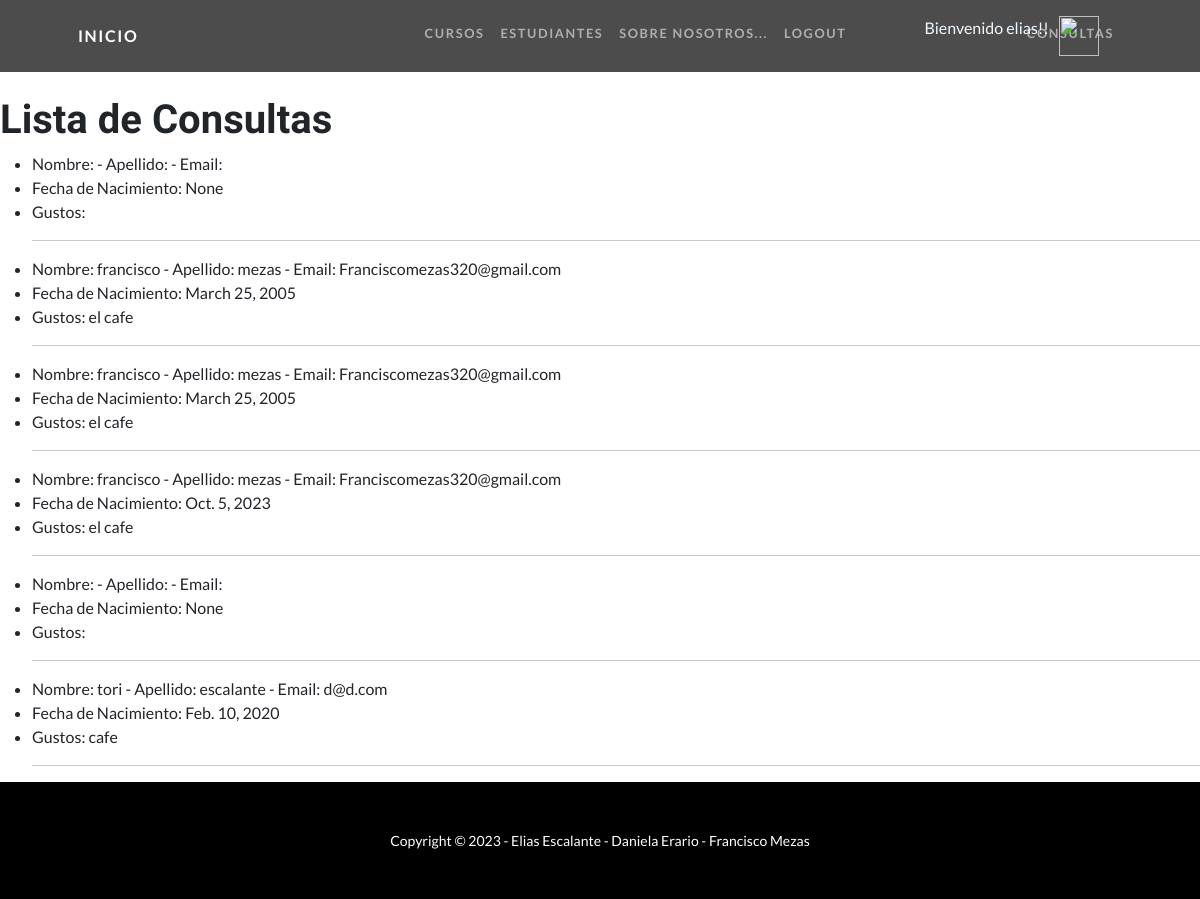
The app's page /lista-consultas/ (signed in), older data.
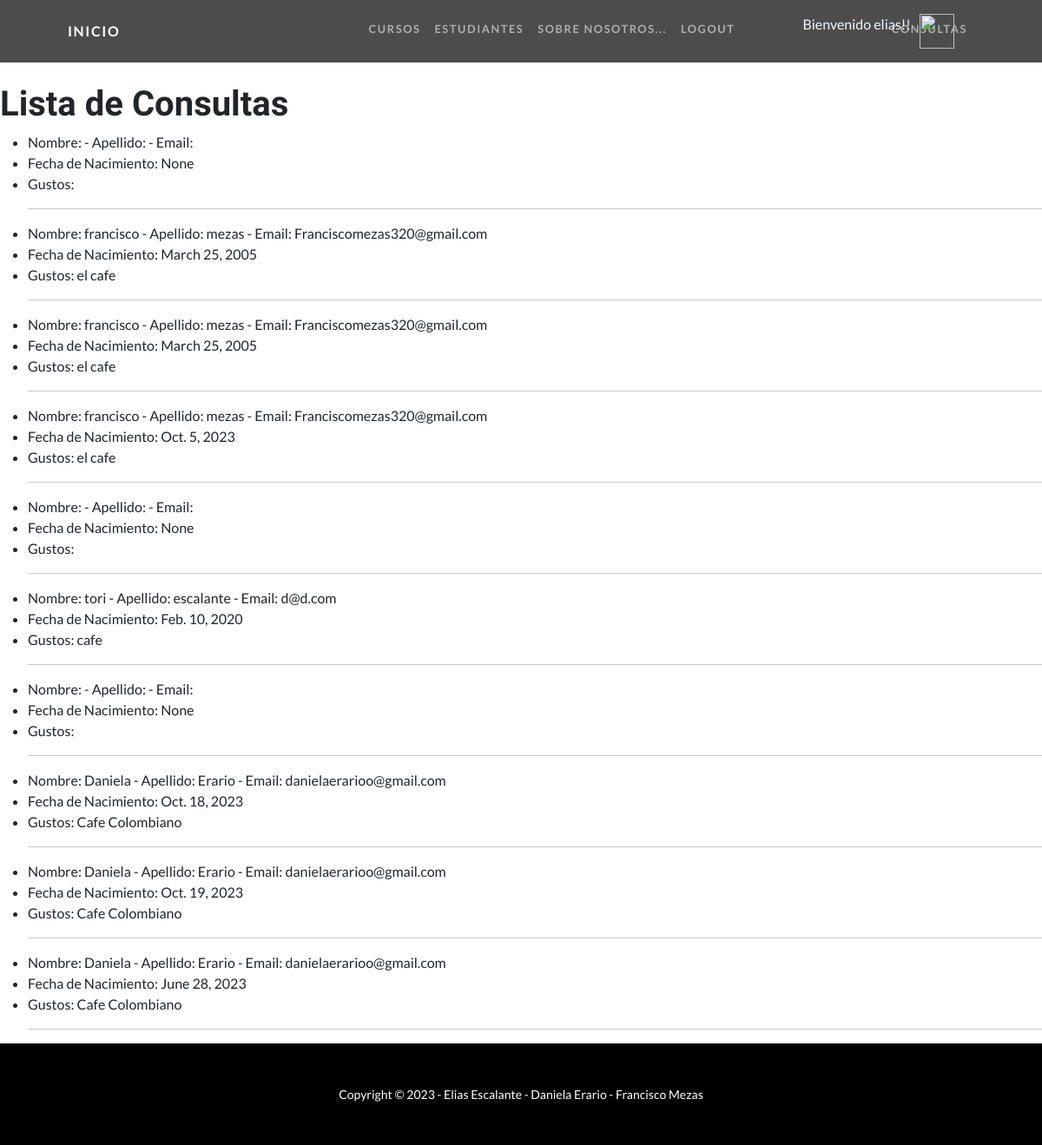
The same page, newer data.
### CursosApp/models.py (models this page shows, shortened)
class Alumno(models.Model):
    usuario = models.CharField(max_length=40, null=True)
    nombre = models.CharField(max_length=40)
    apellido = models.CharField(max_length=40)
    email = models.EmailField()
    nacimiento = models.DateField(null=True)
    gustos = models.CharField(max_length=40)
    cursos_inscriptos = models.ManyToManyField('Curso', blank=True)

### CursosApp/views.py (the view)
# urls.py: path('lista-consultas/', views.ListaConsultas.as_view(), name='lista_consultas'),
class ListaConsultas(ListView):
    model = Alumno
    template_name = 'CursosApp/consultas.html'
    context_object_name = 'consultas recibidas'

### CursosApp/context_processors.py (called while the page is built)
def custom_user(request):
    context = auth(request)
    user = context['user']
    if user.is_authenticated:
        imagen = Imagen.objects.filter(user=request.user.id)
        if len(imagen) > 0:
            context['user_avatar'] = imagen[0]
        else:
            context['user_avatar'] = ""
    return context

### User/models.py (called while the page is built)
    def __str__(self):
        return f"{settings.MEDIA_URL}{self.imagen}"

### CursosApp/templates/CursosApp/consultas.html
{% extends "CursosApp/base.html" %}
{% load static %}
{% block section1 %}
<br>
<br>
<br>
<br>
<h1>Lista de Consultas</h1>
<ul>
    {% for consulta in object_list %}
        <li>Nombre: {{ consulta.nombre }} - Apellido: {{ consulta.apellido }} - Email: {{ consulta.email }}</li>
        <li>Fecha de Nacimiento: {{ consulta.nacimiento }}</li>
        <li>Gustos: {{ consulta.gustos }}</li>
        <hr>
    {% endfor %}
</ul>
{% endblock %}

Row changes from the older to the newer data that the page shows:
added Alumno: nacimiento "None"
added Alumno: nombre "Daniela", apellido "Erario", email "danielaerarioo@gmail.com", nacimiento "Oct. 18, 2023", gustos "Cafe Colombiano"
added Alumno: nombre "Daniela", apellido "Erario", email "danielaerarioo@gmail.com", nacimiento "Oct. 19, 2023", gustos "Cafe Colombiano"
added Alumno: nombre "Daniela", apellido "Erario", email "danielaerarioo@gmail.com", nacimiento "June 28, 2023", gustos "Cafe Colombiano"
